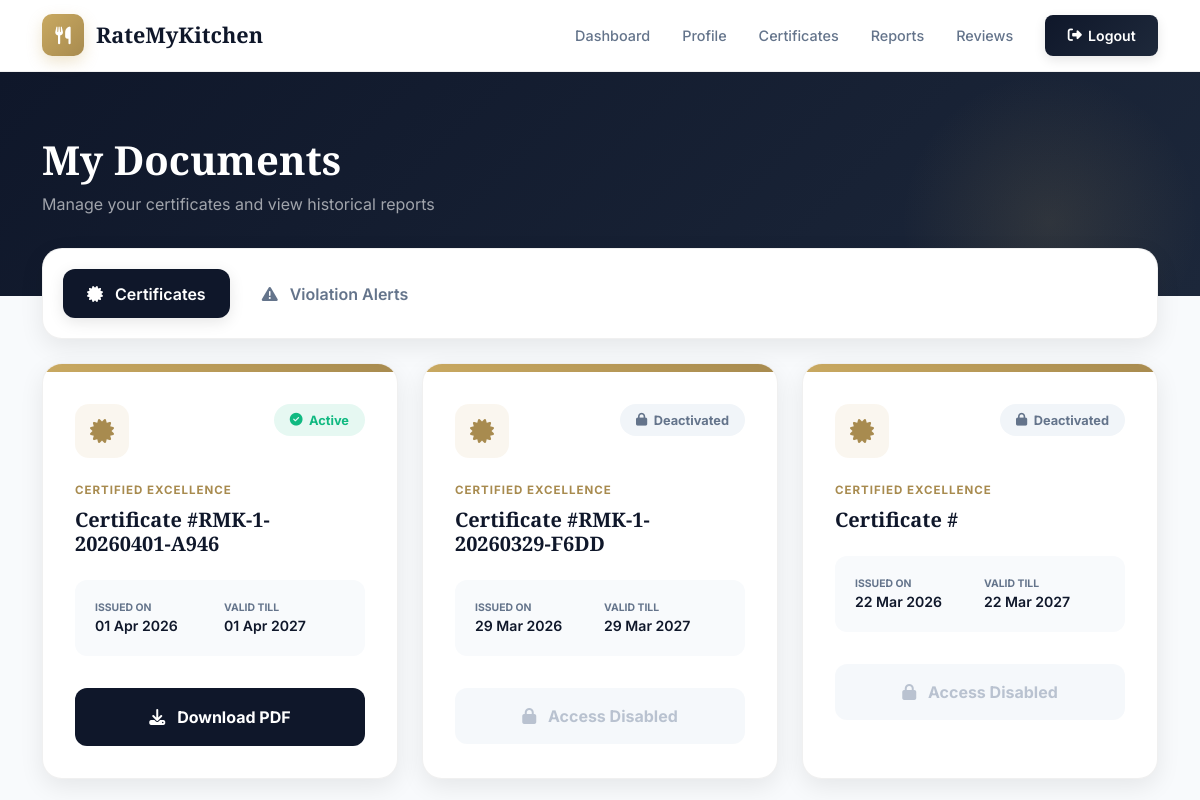
Page /User/certificates/ (signed in) on the earlier database version.
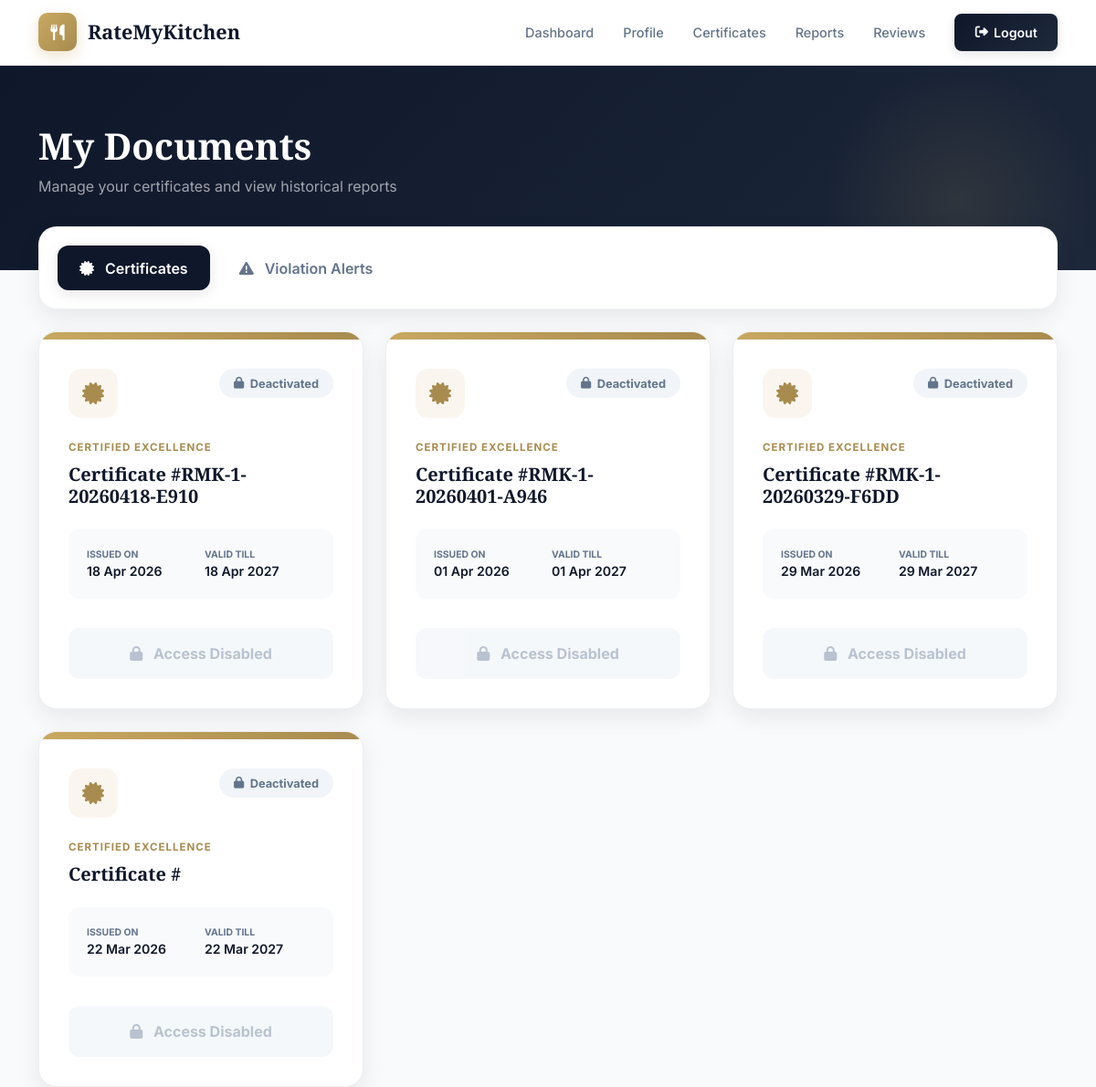
Same page on the later database version.
### User/models.py (models this page shows, shortened)
class Certificate(models.Model):
    hotel       = models.ForeignKey(tbl_hotel, on_delete=models.CASCADE)
    issue_date  = models.DateField(auto_now_add=True)
    valid_till  = models.DateField()
    status      = models.CharField(max_length=20, default="Active")
    file        = models.FileField(upload_to='certificates/', null=True, blank=True)
    certificate_number = models.CharField(max_length=50, blank=True)

### User/views.py (the view)
# urls.py: path('certificates/', views.view_all_certificates, name='view_all_certificates'),
def view_all_certificates(request):
    from datetime import date
    hotel = _require_hotel(request)
    if not hotel:
        return redirect("guest:login")
    today = date.today()
    certificates = Certificate.objects.filter(hotel=hotel).order_by('-issue_date')
    for cert in certificates:
        if cert.valid_till < today and cert.status != 'Expired':
            cert.status = 'Expired'
            cert.save()
    ai_violations = HygieneViolation.objects.filter(hotel=hotel).order_by('-issue_date')
    hotel_warnings = list(HotelWarning.objects.filter(hotel=hotel).order_by('-created_at'))
    for warn in hotel_warnings:
        warn.photo_url = None
        warn.video_url = None
        if warn.complaint and warn.complaint.image:
            warn.photo_url = warn.complaint.image.url
        elif warn.complaint and warn.complaint.video:
            warn.video_url = warn.complaint.video.url
        else:
            upload = UploadModel.objects.filter(hotel=hotel, uploaded_at__lte=warn.created_at).order_by('-uploaded_at').first()
            if upload and upload.image:
                warn.photo_url = upload.image.url
            elif upload and upload.video:
                warn.video_url = upload.video.url
    return render(request, 'User/Certificates.html', {
        'certificates': certificates,
        'ai_violations': ai_violations,
        'hotel_warnings': hotel_warnings,
        'hotel': hotel
    })

### User/views.py (called while the page is built)
def _require_hotel(request):
    hid = request.session.get("hid")
    if not hid:
        return None
    try:
        return tbl_hotel.objects.get(id=hid)
    except tbl_hotel.DoesNotExist:
        return None

### templates/User/Certificates.html (shortened to what the changed rows need)
{% extends "User/Header.html" %}
{% block content %}
<div class="page-banner">
    <div class="container banner-content" data-aos="fade-up">
        <h1 class="banner-title">My Documents</h1>
    </div>
</div>
<div class="container" style="margin-top: -3rem; position: relative; z-index: 5;">
    <div class="tab-content" id="pills-tabContent">
        <div class="tab-pane fade show active" id="pills-certificates">
            {% if certificates %}
            <div class="row g-4">
                {% for cert in certificates %}
                <div class="col-md-6 col-lg-4" data-aos="fade-up" data-aos-delay="{{ forloop.counter0|add:1 }}00">
                    <div class="cert-card-premium">
                        <div class="cert-banner-gold"></div>
                        <div style="padding: 2rem;">
                            <div class="d-flex justify-content-between align-items-start mb-4">
                                <div style="width: 54px; height: 54px; background: rgba(201,169,97,0.1); border-radius: 14px; display: flex; align-items: center; justify-content: center; color: var(--primary-dark); font-size: 1.5rem;">
                                    <i class="fas fa-certificate"></i>
                                </div>
                                <span class="stamp {% if cert.status == 'Active' %}stamp-active{% elif cert.status == 'Deactivated' %}stamp-lock{% else %}stamp-expired{% endif %}">
                                    <i class="fas fa-{% if cert.status == 'Active' %}check-circle{% elif cert.status == 'Deactivated' %}lock{% else %}times-circle{% endif %}"></i>
                                    {{ cert.status }}
                                </span>
                            </div>
                            <p style="font-size: 0.72rem; font-weight: 700; color: var(--primary-dark); text-transform: uppercase; letter-spacing: 1px; margin-bottom: 0.5rem;">Certified Excellence</p>
                            <h4 style="font-size: 1.25rem; font-weight: 800; color: var(--dark); margin-bottom: 1.5rem;">Certificate #{{ cert.certificate_number }}</h4>
                            <div style="background: #f8fafc; border-radius: 12px; padding: 1.25rem; margin-bottom: 2rem;">
                                <div class="row g-2">
                                    <div class="col-6">
                                        <div style="font-size: 0.65rem; font-weight: 700; color: var(--text-sub); text-transform: uppercase;">Issued On</div>
                                        <div style="font-size: 0.88rem; font-weight: 600;">{{ cert.issue_date|date:"d M Y" }}</div>
                                    </div>
                                    <div class="col-6">
                                        <div style="font-size: 0.65rem; font-weight: 700; color: var(--text-sub); text-transform: uppercase;">Valid Till</div>
                                        <div style="font-size: 0.88rem; font-weight: 600;">{{ cert.valid_till|date:"d M Y" }}</div>
                                    </div>
                                </div>
                            </div>
                            {% if cert.status == 'Deactivated' %}
                                <button class="btn w-100 py-3 disabled" style="background: #f1f5f9; color: #94a3b8; border-radius: 12px; font-weight: 700; border: none;">
                                    <i class="fas fa-lock me-2"></i> Access Disabled
                                </button>
                            {% elif cert.file %}
                                <a href="/User/download-certificate/{{ cert.id }}/" class="btn w-100 py-3" style="background: var(--dark); color: white; border-radius: 12px; font-weight: 700; transition: all 0.3s;">
                                    <i class="fas fa-download me-2"></i> Download PDF
                                </a>
                            {% else %}
                                <div class="btn w-100 py-3 disabled" style="background: #f1f5f9; color: #94a3b8; border-radius: 12px; font-weight: 700; border: none;">
                                    Processing...
                                </div>
                            {% endif %}
                        </div>
                    </div>
                </div>
                {% endfor %}
            </div>
            {% endif %}
        </div>
    </div>
</div>
{% endblock %}

Differences in the rows shown:
added Certificate: status "Deactivated", certificate_number "RMK-1-20260418-E910", issue_date "18 Apr 2026", valid_till "18 Apr 2027", shows "Access Disabled"
changed Certificate "RMK-1-20260401-A946": status "Active" → "Deactivated"; status "Download PDF" → "Access Disabled"
